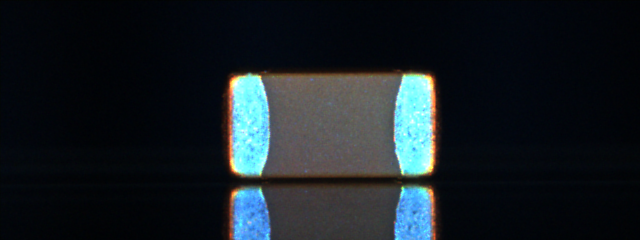
#> input picture JaeHo/001-4.tif, 640 x 240 px
$ python slice.py
#> lines starting #> are read from the running program, lines starting #| are printed output that depends on the picture; after the words box and inside, x2 and y2 are one past the last pixel; in counts of white or black regions, pixels touching at a corner belong together
#> further down, mg is the input picture: shape (240, 640, 3); mean B, G, R 36.3, 31.3, 23.8
import cv2
import numpy as np


def sliceEle1(src) : #전극1
    target_img = src.copy()
    Red = (0,0,200)

    gray = cv2.cvtColor(src, cv2.COLOR_BGR2GRAY)
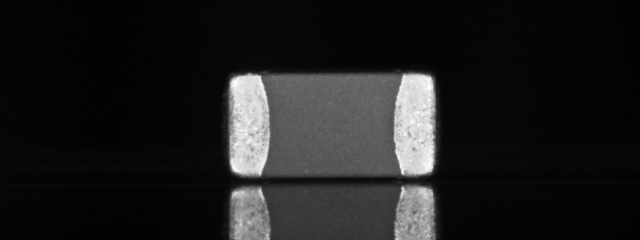
#> gray: shape (240, 640); min 1, max 255, mean 29.6
    ret, electrode = cv2.threshold(gray, 127, 255, cv2.THRESH_BINARY)
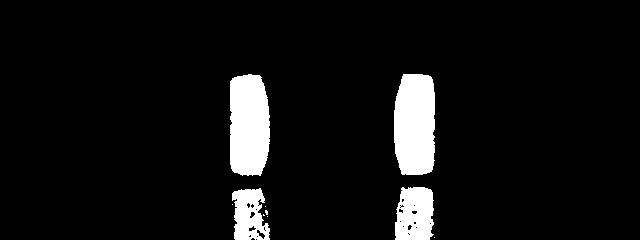
#> electrode: shape (240, 640); 6.9% white; 10 white regions (6 under 20 px)
    contours_electrode, hierarchy = cv2.findContours(electrode, cv2.RETR_EXTERNAL, cv2.CHAIN_APPROX_NONE)
#> contours_electrode = 10 contours, 6 with area under 20; largest, box (x1, y1, x2, y2) and area: (394, 74, 435, 175) 3638, (230, 74, 270, 176) 3526, (395, 187, 434, 240) 1752, (232, 188, 270, 240) 1396
    for cnt in contours_electrode:
        if cv2.contourArea(cnt)>3000:
           x, y, width, height = cv2.boundingRect(cnt)
           print(cv2.contourArea(cnt))
#> this loop made 10 passes
#> (x, y, width, height) on passes 9 to 10: (394, 74, 41, 101), (230, 74, 40, 102)
#> cnt on passes 1, 2, 3, 5, 6: [[434, 237]], [[267, 216]], [[263, 214], [263, 215], [264, 215]], [[265, 206]], [[232, 204]]
#| 3638.5
#| 3525.5

    contours_xy = np.array([cnt])

    # x의 min과 max 찾기
    x_min, x_max = 0,0
    value = list()
    for i in range(len(contours_xy)):
        for j in range(len(contours_xy[i])):
            value.append(contours_xy[i][j][0][0]) #네번째 괄호가 0일때 x의 값
            x_min = min(value)
            x_max = max(value)
#> this loop made 1 pass
#> after the loop, value = 247 values, max 269 at index 168, min 230 at index 19, mean 248.3


    # y의 min과 max 찾기
    y_min, y_max = 0,0
    value = list()
    for i in range(len(contours_xy)):
        for j in range(len(contours_xy[i])):
            value.append(contours_xy[i][j][0][1]) #네번째 괄호가 0일때 x의 값
            y_min = min(value)
            y_max = max(value)
#> after the loop, value = 247 values, max 175 at index 118, min 74 at index 0, mean 124.7

    x = x_min
    y = y_min
    w = x_max-x_min
    h = y_max-y_min

    right_electrode = target_img[y:y+h, x:x+w]
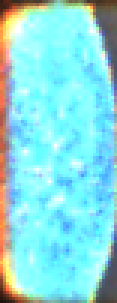
#> right_electrode: shape (101, 39, 3) (shown 3 times larger); mean B, G, R 224.3, 221.5, 139.1
    return right_electrode


mg = cv2.imread('001-4.tif')

cv2.imshow('right', sliceEle1(mg))

cv2.waitKey(0)
cv2.destroyAllWindows()

$ run again, with JaeHo/001-1.tif copied over JaeHo/001-4.tif
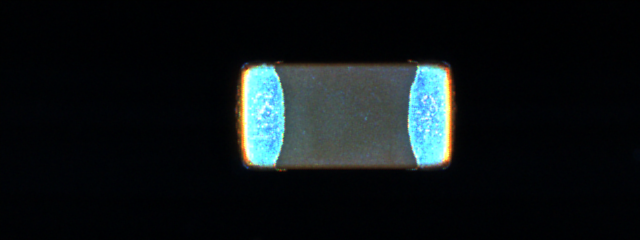
#> input picture JaeHo/001-1.tif, 640 x 240 px
#> mg is the input picture: shape (240, 640, 3); mean B, G, R 22.9, 21.3, 15.5
#> in sliceEle1, `ret, electrode = cv2.threshold(gray, 127, 255, cv2.THRESH_BINARY)`:
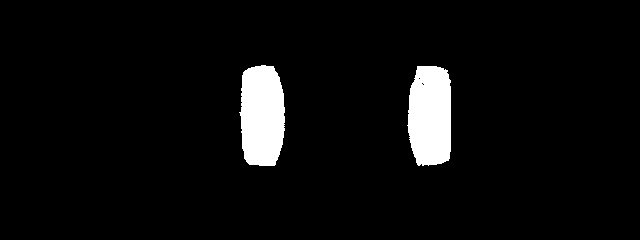
#> electrode: shape (240, 640); 5% white; 2 white regions
#> contours_electrode = 2 contours; box (x1, y1, x2, y2) and area: (239, 65, 285, 166) 3796, (407, 66, 451, 166) 3712
#> the loop in sliceEle1, `for cnt in contours_electrode:` made 2 passes
#> (x, y, width, height) on passes 1 to 2: (407, 66, 44, 100), (239, 65, 46, 101)
#> (printed output is left out)
#> the loop in sliceEle1, `for i in range(len(contours_xy)):` made 1 pass
#> after the loop in sliceEle1, `for i in range(len(contours_xy)):`: value = 247 values, max 284 at index 171, min 239 at index 59, mean 261.5
#> after the loop in sliceEle1, `for i in range(len(contours_xy)):`: value = 247 values, max 165 at index 121, min 65 at index 0, mean 115.5
#> in sliceEle1, `right_electrode = target_img[y:y+h, x:x+w]`:
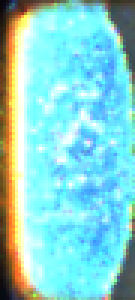
#> right_electrode: shape (100, 45, 3) (shown 3 times larger); mean B, G, R 209.9, 211.3, 138.3

$ run again, with JaeHo/001-2.tif copied over JaeHo/001-4.tif
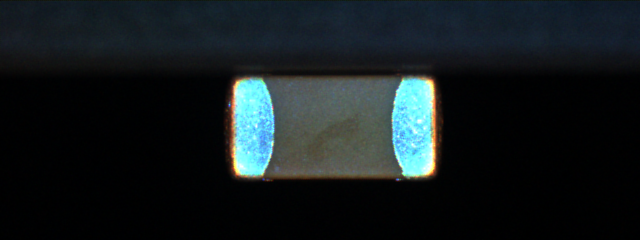
#> input picture JaeHo/001-2.tif, 640 x 240 px
#> mg is the input picture: shape (240, 640, 3); mean B, G, R 30.7, 28.5, 21.2
#> in sliceEle1, `ret, electrode = cv2.threshold(gray, 127, 255, cv2.THRESH_BINARY)`:
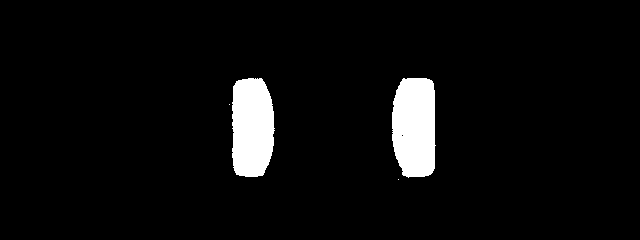
#> electrode: shape (240, 640); 4.9% white; 4 white regions (2 under 20 px)
#> contours_electrode = 4 contours, 2 with area under 20; largest, box (x1, y1, x2, y2) and area: (392, 78, 436, 178) 3735, (232, 78, 275, 177) 3568
#> the loop in sliceEle1, `for cnt in contours_electrode:` made 4 passes
#> (x, y, width, height) on passes 3 to 4: (392, 78, 44, 100), (232, 78, 43, 99)
#> (printed output is left out)
#> the loop in sliceEle1, `for i in range(len(contours_xy)):` made 1 pass
#> after the loop in sliceEle1, `for i in range(len(contours_xy)):`: value = 241 values, max 274 at index 176, min 232 at index 33, mean 251.2
#> after the loop in sliceEle1, `for i in range(len(contours_xy)):`: value = 241 values, max 176 at index 114, min 78 at index 0, mean 127.2
#> in sliceEle1, `right_electrode = target_img[y:y+h, x:x+w]`:
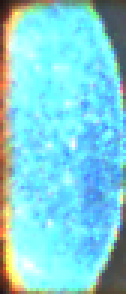
#> right_electrode: shape (98, 42, 3) (shown 3 times larger); mean B, G, R 219.4, 210.5, 127.5

$ run again, with JaeHo/001-3.tif copied over JaeHo/001-4.tif
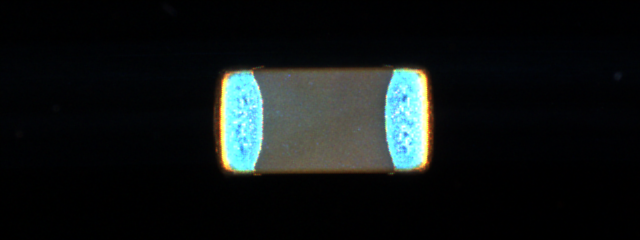
#> input picture JaeHo/001-3.tif, 640 x 240 px
#> mg is the input picture: shape (240, 640, 3); mean B, G, R 22.1, 22.2, 17.7
#> in sliceEle1, `ret, electrode = cv2.threshold(gray, 127, 255, cv2.THRESH_BINARY)`:
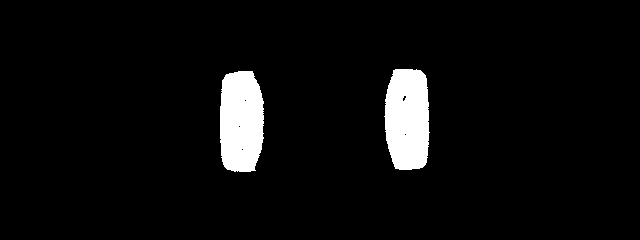
#> electrode: shape (240, 640); 5.1% white; 2 white regions
#> contours_electrode = 2 contours; box (x1, y1, x2, y2) and area: (384, 69, 430, 170) 3844, (220, 71, 264, 172) 3782
#> the loop in sliceEle1, `for cnt in contours_electrode:` made 2 passes
#> (x, y, width, height) on passes 1 to 2: (220, 71, 44, 101), (384, 69, 46, 101)
#> (printed output is left out)
#> the loop in sliceEle1, `for i in range(len(contours_xy)):` made 1 pass
#> after the loop in sliceEle1, `for i in range(len(contours_xy)):`: value = 249 values, max 429 at index 162, min 384 at index 48, mean 407.3
#> after the loop in sliceEle1, `for i in range(len(contours_xy)):`: value = 249 values, max 169 at index 104, min 69 at index 0, mean 118.8
#> in sliceEle1, `right_electrode = target_img[y:y+h, x:x+w]`:
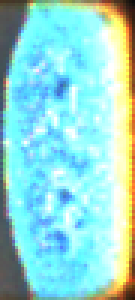
#> right_electrode: shape (100, 45, 3) (shown 3 times larger); mean B, G, R 212.9, 217.8, 149.8
